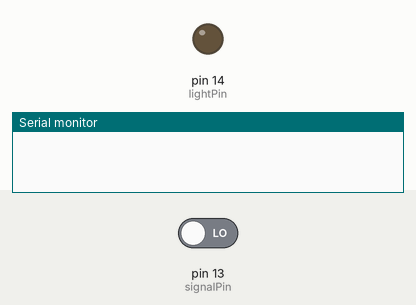
Recording of a sketch running on a simulated Arduino Uno, built with avr-gcc and run on an emulated ATmega328P. Shown: output pins drawn as LEDs (lit = HIGH), the last lines printed to the serial monitor. Inputs (shaded band) come from the test bench; at power-on: pin 13 (signalPin) LOW.

Above: at 1.2 s.
1.3 s: pin 13 (signalPin) driven HIGH
At 1.9 s:
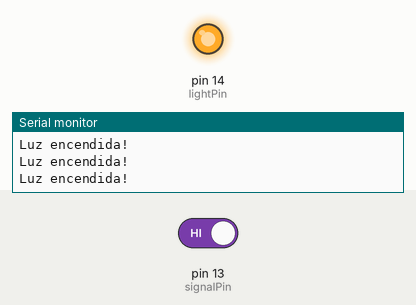
2.8 s: pin 13 (signalPin) driven LOW
At 4.3 s:
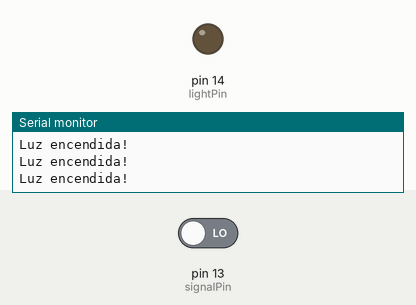
Timing chart, 0 to 5.8 s (numbered marks = the images above; inputs shaded):
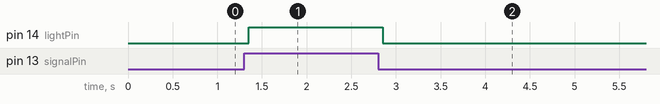

Measured:
- after the input at 1.3 s, pin 14 (lightPin): LOW → HIGH after 0.05 s
- after the input at 2.8 s, pin 14 (lightPin): HIGH → LOW after 0.05 s

The sketch:

ESP4.ino
```cpp
/**********************************************************************************
 * TITULO: Código ESP8266 ejemplo de uso activar un MOC3020 y encender un bombillo.
 * AUTOR: Jhimmy Astoraque Durán
 * DESCRIPCION: Este es el código del capítulo 4 de la serie intermedia ESP82266 del canal.
 * CANAL YOUTUBE: https://www.youtube.com/c/jadsatv
 * © 2019
 * *******************************************************************************/

const int lightPin = 14; //D5
const int signalPin = 13; //D7

void setup() {
  Serial.begin(9600);
  pinMode(lightPin, OUTPUT);
}

void loop() {
  if (digitalRead(signalPin) == HIGH){
    digitalWrite(lightPin, HIGH);
    Serial.println("Luz encendida!");
  }
  else{
    digitalWrite(lightPin, LOW);
  }
  delay(150);
}
```
